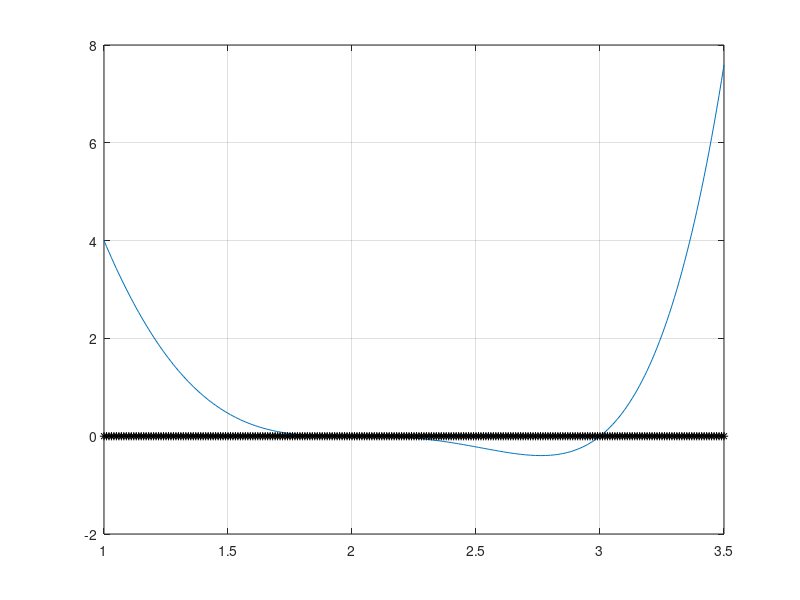

Recreate this plot in MATLAB.

%%
            % Solving a non linear equation
            % Secand Method
close all
clear all
format long

f = @(x) x.^ 5 - 8.* x.^ 4 + 21.* x.^ 3 - 14.* x.^ 2 -20.* x + 24;
df = @(x) ( - 3* x^ 2+ 5* x ) / (x - 1) ^2+ (6* x- 5) / (x - 1);

x = [1: 0.01: 3.5]';
y = f(x);

plot(x, y, x, zeros(size(x)), 'k*');
grid on 


            % in this plot we see there are 2 answers for this equation
            % answers are approximately around 2 and 3
            % we want to find the one which is around 3, and for using 
            % secant method we need to have 2 initial guesses, so we choose 
            % x1 = 2.7 and x2 = 3.15 as our initial guess to use in Newton's method

x2 = 2.7;
x1 = 3.15  ;

tolerance = 10e-11;
maxIter=200;


for i = 1 : maxIter
    delta = -f(x2).* (x1-x2) / ( f(x1) - f(x2) );

    if abs(delta) < tolerance
        break
    end

   x1 = x2;
   x2 = x2+ delta;
end

x2
sprintf (" the number of iterations for Newton's method = %.15g ", i)

%%
            % Newton method

close all
clear all
format long

f = @(x) x.^ 5 - 8.* x.^ 4 + 21.* x.^ 3 - 14.* x.^ 2 -20.* x + 24;
df = @(x) ( - 3* x^ 2+ 5* x ) / (x - 1) ^2+ (6* x- 5) / (x - 1);

x = [1: 0.01: 3.5]';
y = f(x);

plot(x, y, x, zeros(size(x)), 'k*');
grid on 

            
            % in this plot we see there are 2 answers for this equation
            % answers are approximately around 2 and 3
            % we want to find the one which is around 3, and for using 
            % Newton method we need to have only one initial guesses, so we choose 
            % x1 = 2.85 as our initial guess to use in Newton's method

x0=2.85;

tolerance = 10e-10;
maxIter=200;

for i = 1 : maxIter

    delta = -( f(x0)/ df(x0) );
    if abs( delta/(x0) )<tolerance
        break
    end
    x0 = x0+ delta;
end

x0

sprintf (" the number of iterations for Newton's method = %.15g ", i)
